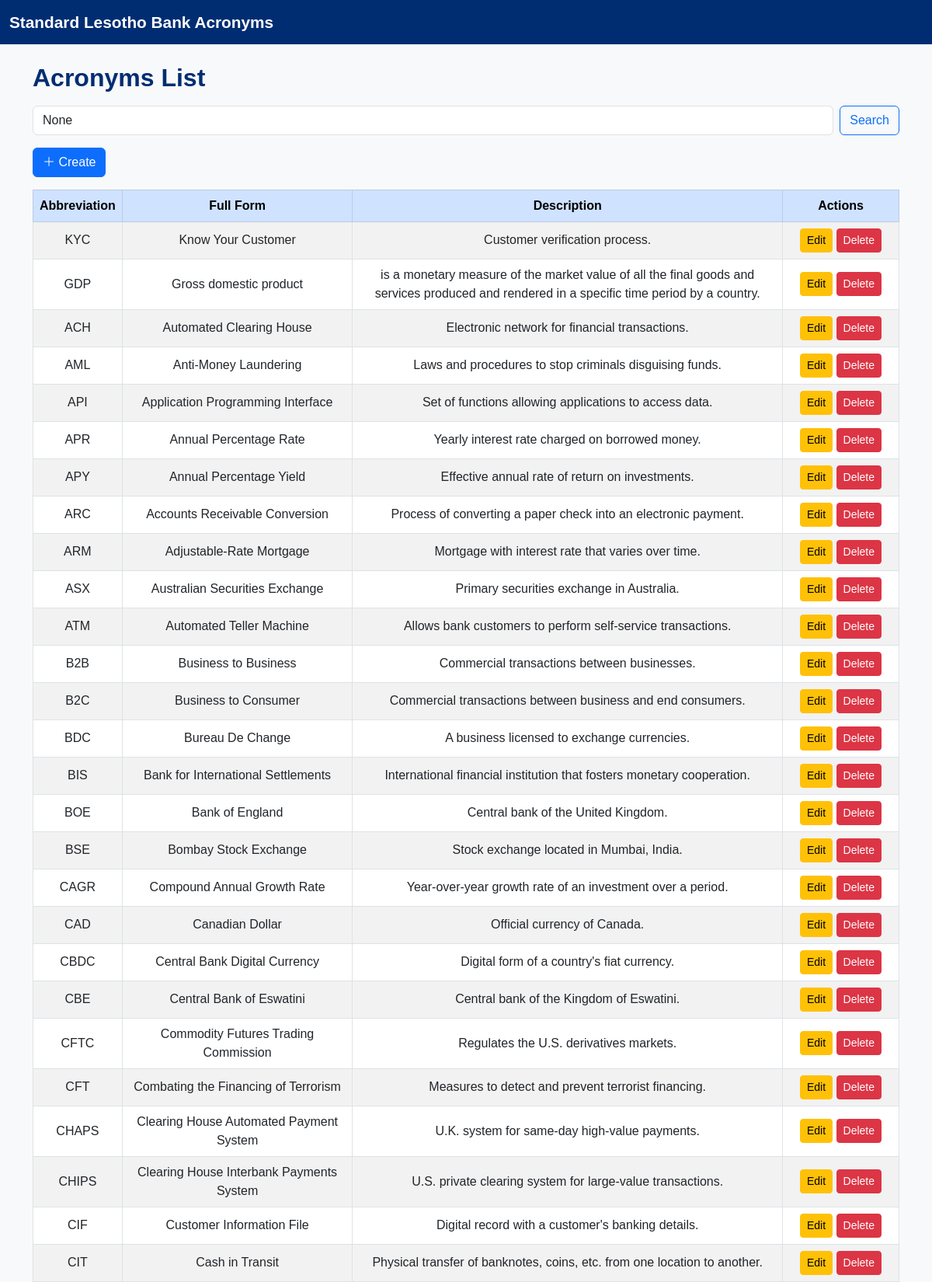
The page / (upper part) on the database its author committed.
### app.py (models this page shows, shortened)
class Abbreviation(db.Model):
    id = db.Column(db.Integer, primary_key=True)
    abbreviation = db.Column(db.String(50), nullable=False, unique=True)
    full_form = db.Column(db.String(100), nullable=False)
    description = db.Column(db.String(255), nullable=True)

### app.py (the view)
@app.route('/')
def index():
    search_query = request.args.get('search')
    if search_query:
        abbreviations = Abbreviation.query.filter(
            Abbreviation.abbreviation.contains(search_query) |
            Abbreviation.full_form.contains(search_query) |
            Abbreviation.description.contains(search_query)
        ).all()
    else:
        abbreviations = Abbreviation.query.all()
    return render_template('index.html', abbreviations=abbreviations)

### templates/index.html
{% extends 'base.html' %}
{% block content %}
<h2 class="my-3" style="color: #002d72;">Acronyms List</h2>
<form class="d-flex mb-3" method="get">
  <input
    class="form-control me-2"
    type="search"
    placeholder="Search..."
    aria-label="Search"
    name="search"
    value="{{ request.args.get('search') }}"
  />
  <button class="btn btn-outline-primary" type="submit">
    Search
  </button>
</form>
<div class="mb-3">
  <a href="{{ url_for('create') }}" class="btn btn-primary">
    <i class="bi bi-plus-lg"></i> Create
  </a>
</div>
<table class="table table-striped table-bordered align-middle">
  <thead class="table-primary">
    <tr class="text-center">
      <th>Abbreviation</th>
      <th>Full Form</th>
      <th>Description</th>
      <th style="width: 150px;">Actions</th>
    </tr>
  </thead>
  <tbody>
    {% for abbreviation in abbreviations %}
    <tr class="text-center">
      <td>{{ abbreviation.abbreviation }}</td>
      <td>{{ abbreviation.full_form }}</td>
      <td>{{ abbreviation.description }}</td>
      <td>
        <a
          href="{{ url_for('update', id=abbreviation.id) }}"
          class="btn btn-warning btn-sm"
        >
          Edit
        </a>
        <a
          href="{{ url_for('delete', id=abbreviation.id) }}"
          class="btn btn-danger btn-sm"
          onclick="return confirm('Are you sure you want to delete this item?');"
        >
          Delete
        </a>
      </td>
    </tr>
    {% endfor %}
  </tbody>
</table>
{% endblock %}

### templates/base.html (shortened to what this page needs)
<!DOCTYPE html>
<html lang="en">
<head>
  <link
    href="https://cdn.jsdelivr.net/npm/bootstrap@5.3.0-alpha1/dist/css/bootstrap.min.css"
    rel="stylesheet"
  />
  <link
    rel="stylesheet"
    href="https://cdn.jsdelivr.net/npm/bootstrap-icons@1.10.3/font/bootstrap-icons.css"
  />
  <link rel="stylesheet" href="{{ url_for('static', filename='css/style.css') }}" />
</head>
<body>
  <nav class="navbar navbar-expand-lg" style="background-color: #002d72;">
    <div class="container-fluid">
      <a class="navbar-brand text-white" href="/">
        Standard Lesotho Bank Acronyms
      </a>
    </div>
  </nav>
  <div class="container my-4">
    {% block content %}
    {% endblock %}
  </div>
</body>
</html>

### static/css/style.css (style rules this page uses)
body { background-color: #f8f9fa; font-family: Arial, sans-serif; }
h2 { font-weight: 700; }
.navbar-brand { font-size: 1.3rem; font-weight: 600; }
.table th, .table td { vertical-align: middle; }

### rows shown on the page
Abbreviation: abbreviation "KYC", full_form "Know Your Customer", description "Customer verification process."
Abbreviation: abbreviation "GDP", full_form "Gross domestic product", description "is a monetary measure of the market value of all the final goods and services produced and rendered in a specific time period by a country."
Abbreviation: abbreviation "ACH", full_form "Automated Clearing House", description "Electronic network for financial transactions."
Abbreviation: abbreviation "AML", full_form "Anti-Money Laundering", description "Laws and procedures to stop criminals disguising funds."
Abbreviation: abbreviation "API", full_form "Application Programming Interface", description "Set of functions allowing applications to access data."
Abbreviation: abbreviation "APR", full_form "Annual Percentage Rate", description "Yearly interest rate charged on borrowed money."
Abbreviation: abbreviation "APY", full_form "Annual Percentage Yield", description "Effective annual rate of return on investments."
Abbreviation: abbreviation "ARC", full_form "Accounts Receivable Conversion", description "Process of converting a paper check into an electronic payment."
Abbreviation: abbreviation "ARM", full_form "Adjustable-Rate Mortgage", description "Mortgage with interest rate that varies over time."
Abbreviation: abbreviation "ASX", full_form "Australian Securities Exchange", description "Primary securities exchange in Australia."
Abbreviation: abbreviation "ATM", full_form "Automated Teller Machine", description "Allows bank customers to perform self-service transactions."
Abbreviation: abbreviation "B2B", full_form "Business to Business", description "Commercial transactions between businesses."
Abbreviation: abbreviation "B2C", full_form "Business to Consumer", description "Commercial transactions between business and end consumers."
Abbreviation: abbreviation "BDC", full_form "Bureau De Change", description "A business licensed to exchange currencies."
Abbreviation: abbreviation "BIS", full_form "Bank for International Settlements", description "International financial institution that fosters monetary cooperation."
Abbreviation: abbreviation "BOE", full_form "Bank of England", description "Central bank of the United Kingdom."
Abbreviation: abbreviation "BSE", full_form "Bombay Stock Exchange", description "Stock exchange located in Mumbai, India."
Abbreviation: abbreviation "CAGR", full_form "Compound Annual Growth Rate", description "Year-over-year growth rate of an investment over a period."
Abbreviation: abbreviation "CAD", full_form "Canadian Dollar", description "Official currency of Canada."
Abbreviation: abbreviation "CBDC", full_form "Central Bank Digital Currency", description "Digital form of a country's fiat currency."
Abbreviation: abbreviation "CBE", full_form "Central Bank of Eswatini", description "Central bank of the Kingdom of Eswatini."
Abbreviation: abbreviation "CFTC", full_form "Commodity Futures Trading Commission", description "Regulates the U.S. derivatives markets."
Abbreviation: abbreviation "CFT", full_form "Combating the Financing of Terrorism", description "Measures to detect and prevent terrorist financing."
Abbreviation: abbreviation "CHAPS", full_form "Clearing House Automated Payment System", description "U.K. system for same-day high-value payments."
Abbreviation: abbreviation "CHIPS", full_form "Clearing House Interbank Payments System", description "U.S. private clearing system for large-value transactions."
Abbreviation: abbreviation "CIF", full_form "Customer Information File", description "Digital record with a customer's banking details."
Abbreviation: abbreviation "CIT", full_form "Cash in Transit", description "Physical transfer of banknotes, coins, etc. from one location to another."
